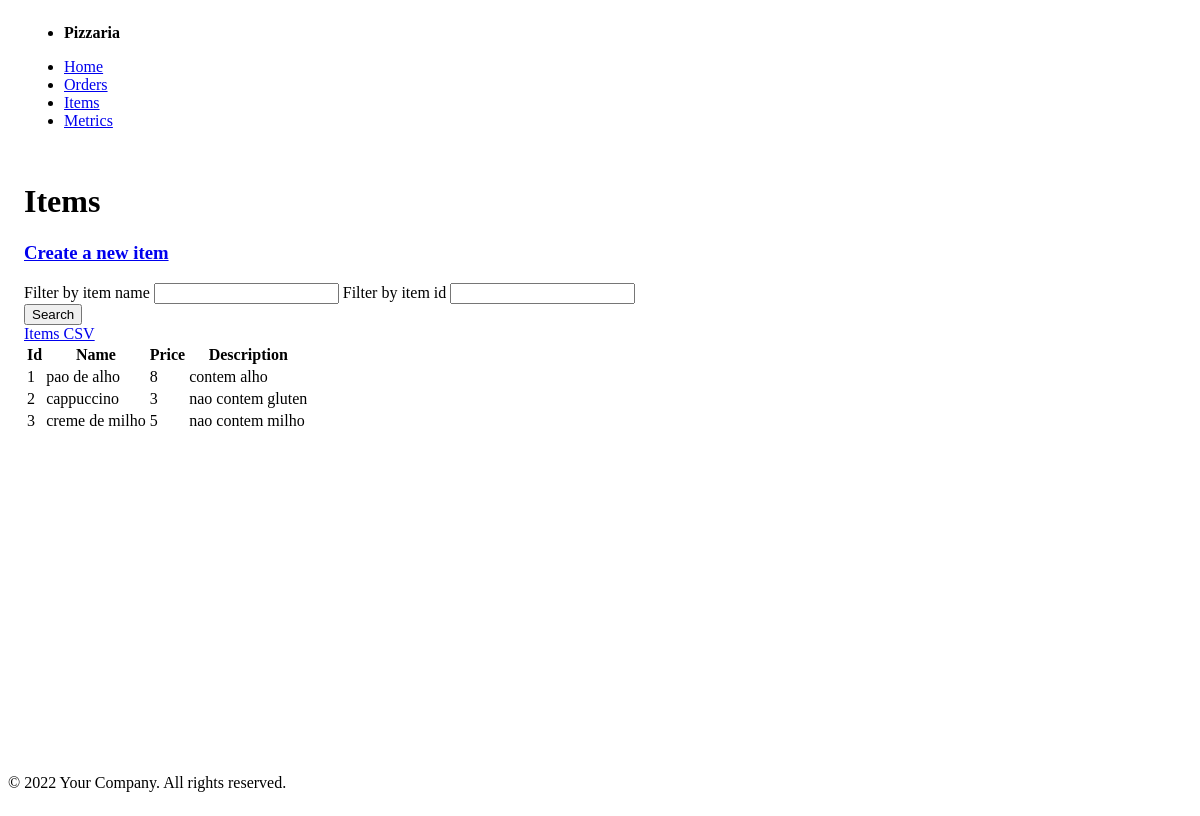
The page /public/item/index.php on the database as committed earlier.
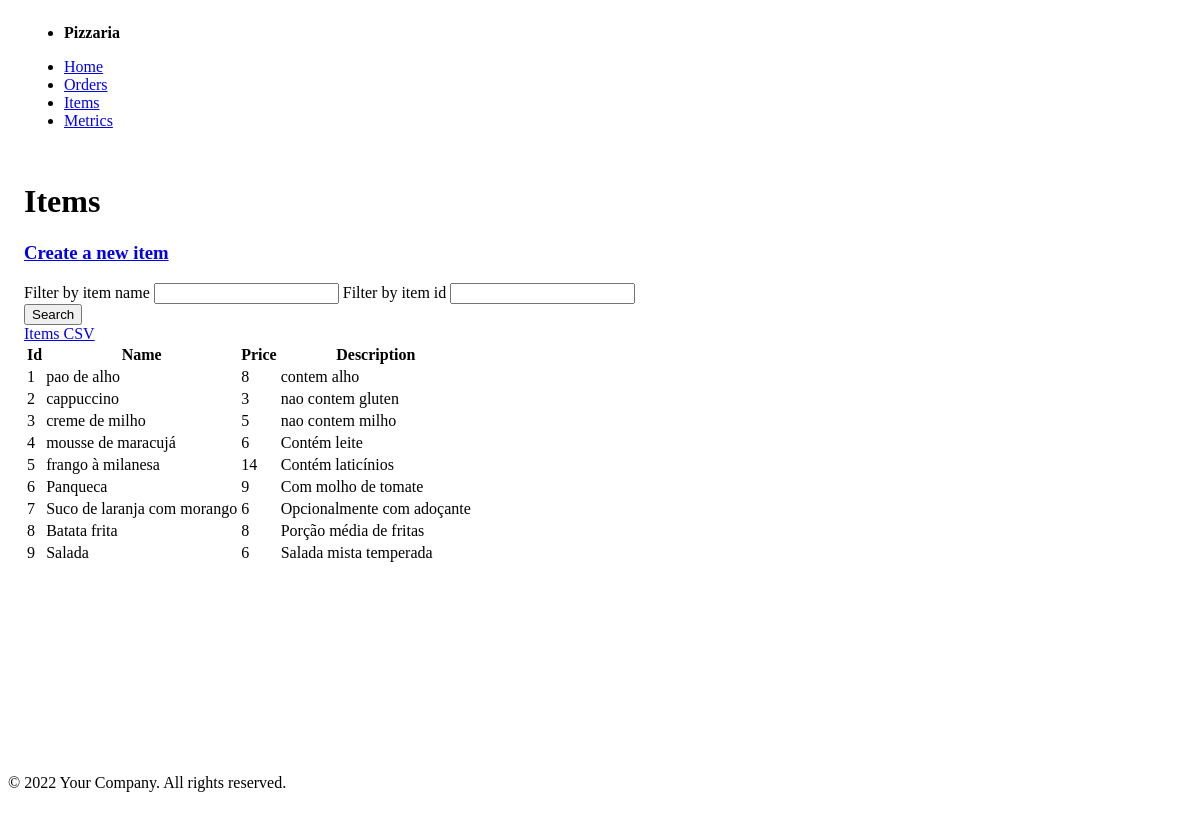
The same page on the database as committed later.
### tables this page shows
CREATE TABLE items (
  id INTEGER PRIMARY KEY,
  `name` TEXT NOT NULL,
  price INTEGER NOT NULL,
  `description` TEXT NOT NULL
);

### model/item.php (called while the page is built, shortened)
<?php
class Item {
  function __construct(?int $id, string $name, int $price, string $description) {
    $this->id = $id;
    $this->name = $name;
    $this->price = $price;
    $this->description = $description;
  }
  public static function all($name = null) {
    $list = [];
    $db = DB::getInstance();
    if ($name == null) {
      $req = $db->query('SELECT id, name, price, description FROM items');
    } else {
      $req = $db->prepare('SELECT id, name, price, description FROM items WHERE name LIKE :name');
      $req->execute(['name' => "%$name%"]);
    }
    foreach($req->fetchAll() as $item) {
      $list[] = new Item($item['id'], $item['name'], $item['price'], $item['description']);
    }
    return $list;
  }
}

### public/components/item_table.php (the view)
<?php
require_once __DIR__ . '/../../model/item.php';
if (!isset($_GET['id']) || !$_GET['id']) {
  $itemName = isset($_GET['name']) && $_GET["name"] ? $_GET['name'] : null;
  $items = Item::all($itemName);
} else {
  $item = Item::find($_GET['id']);
  $items = $item ? [$item] : [];
}
?>
<table role="grid">
  <thead>
    <tr>
      <th>Id</th>
      <th>Name</th>
      <th>Price</th>
      <th>Description</th>
    </tr>
  </thead>
  <tbody>
    <?php foreach ($items as $item): ?>
      <tr>
        <td><?= $item->id ?></td>
        <td><?= $item->name ?></td>
        <td><?= $item->price ?></td>
        <td><?= $item->description ?></td>
      </tr>
    <?php endforeach ?>
  </tbody>
</table>

### partials/head.php (shortened to what this page needs)
<!DOCTYPE html>
<html lang="en">
<head>
    <link rel="stylesheet" href="https://cdn.jsdelivr.net/npm/@picocss/pico@1/css/pico.min.css">
    <link rel="stylesheet" href="./style/reset.css">
</head>
<body>
<?php require_once __DIR__ . "/nav.php" ?>
<div class="content">

### partials/nav.php
<nav>
  <ul>
    <li><strong>Pizzaria</strong></li>
  </ul>
  <ul>
    <li><a href="./">Home</a></li>
    <li><a href="./order">Orders</a></li>
    <li><a href="./item">Items</a></li>
    <li><a href="./metrics">Metrics</a></li>
  </ul>
</nav>

### public/item/index.php (shortened to what this page needs)
<?php
$id = isset($_GET["id"]) && $_GET["id"] ? $_GET["id"] : null;
require_once __DIR__ . "/../../partials/head.php"
?>
<main>
  <hgroup>
    <h1>Items</h1>
    <h3><a href="./item/new.php">Create a new item</a></h3>
  </hgroup>
  <form>
    <div class="grid">
      <label for="name">
        Filter by item name
        <input type="text" name="name">
      </label>
      <label for="id">
        Filter by item id
        <input type="number" name="id" id="id"
          <?php if ($id): ?> value="<?= $id ?>" <?php endif; ?>>
      </label>
    </div>
    <div class="grid">
      <button type="submit">Search</button>
    </div>
  </form>
  <?php require_once __DIR__ . '/../../partials/items_download.php' ?>
  <?php require_once __DIR__ . '/../components/item_table.php' ?>
</main>
<?php require_once __DIR__ . "/../../partials/end.php" ?>

### partials/items_download.php (shortened to what this page needs)
<?php
require_once __DIR__ . "/../model/item.php";
$items = Item::all();
?>
<?php if (isset($button) && $button): ?>
  <a href="./uploads/csv/items.csv" role="button" download>Items CSV</a>
<?php else: ?>
  <a href="./uploads/csv/items.csv" download>Items CSV</a>
<?php endif; ?>

### partials/end.php
</div>
<?php require_once __DIR__ . "/footer.php" ?>
</body>
</html>

### partials/footer.php
<footer>
  <div class="container">
    <p>&copy; 2022 Your Company. All rights reserved.</p>
  </div>
</footer>

Rows that differ between the two databases and show on the page:
added items: id "4", name "mousse de maracujá", price "6", description "Contém leite"
added items: id "5", name "frango à milanesa", price "14", description "Contém laticínios"
added items: id "6", name "Panqueca", price "9", description "Com molho de tomate"
added items: id "7", name "Suco de laranja com morango", price "6", description "Opcionalmente com adoçante"
added items: id "8", name "Batata frita", price "8", description "Porção média de fritas"
added items: id "9", name "Salada", price "6", description "Salada mista temperada"
